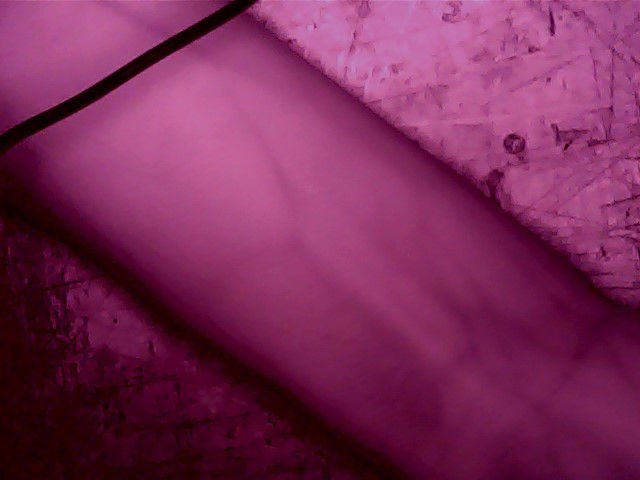
#> input picture eugeneVein.jpg, 640 x 480 px, found by its file name
$ python dilation.py
#> lines starting #> are read from the running program, lines starting #| are printed output that depends on the picture
"""
Created on Sat Feb 17 23:22:47 2018

@author: user
"""
import numpy as np
import matplotlib.pyplot as plt
import cv2

from scipy.ndimage import gaussian_filter
from skimage import data
from skimage import img_as_float
from skimage.morphology import reconstruction

# Convert to float: Important for subtraction later which won't work with uint8
image = cv2.imread('eugeneVein.JPG')
#> image is the input picture: shape (480, 640, 3); mean B, G, R 87.5, 42.4, 123.3
image = img_as_float(image)
image = gaussian_filter(image, 1)
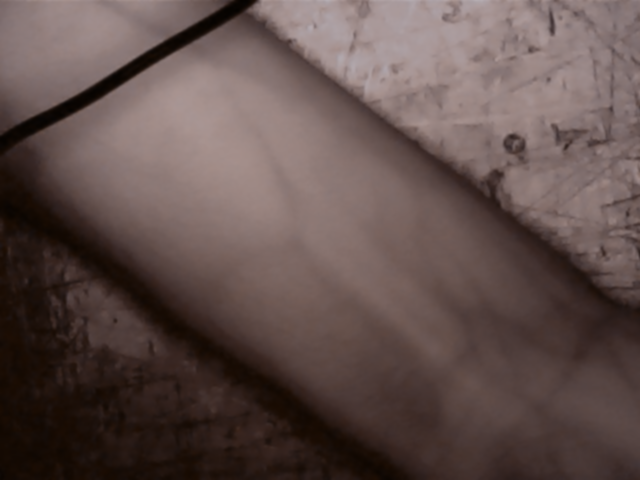
#> image: shape (480, 640, 3) float64; mean B, G, R 0.3, 0.313, 0.381

seed = np.copy(image)
seed[1:-1, 1:-1] = image.min()
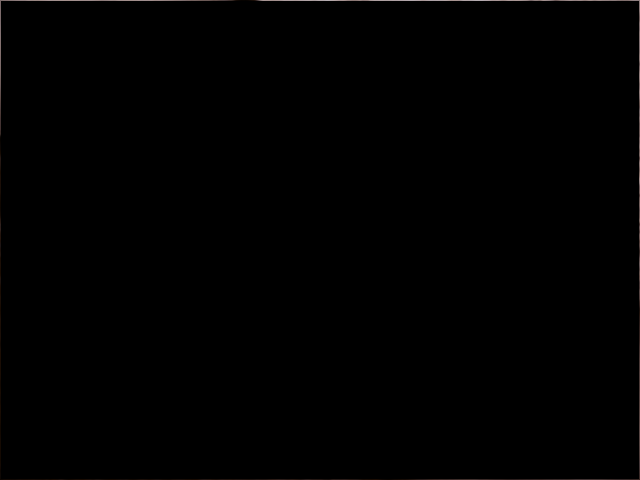
#> seed: shape (480, 640, 3) float64; mean B, G, R 0.00463, 0.00472, 0.00515
mask = image

dilated = reconstruction(seed, mask, method='dilation')
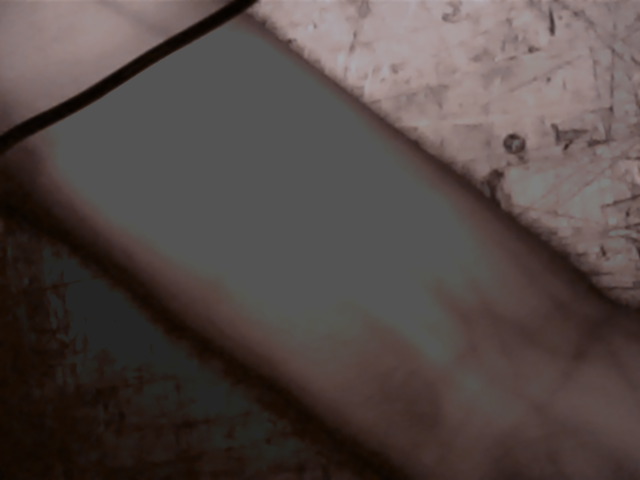
#> dilated: shape (480, 640, 3) float64; mean B, G, R 0.275, 0.285, 0.326

## Part 2 - subtractin dilated image
fig, (ax0, ax1, ax2) = plt.subplots(nrows=1,
                                    ncols=3,
                                    figsize=(8, 2.5),
                                    sharex=True,
                                    sharey=True)

ax0.imshow(image, cmap='gray')
ax0.set_title('original image')
ax0.axis('off')
ax0.set_adjustable('box-forced')

ax1.imshow(dilated, vmin=image.min(), vmax=image.max(), cmap='gray')
ax1.set_title('dilated')
ax1.axis('off')
ax1.set_adjustable('box-forced')

ax2.imshow(image - dilated, cmap='gray')
ax2.set_title('image - dilated')
ax2.axis('off')
ax2.set_adjustable('box-forced')

fig.tight_layout()
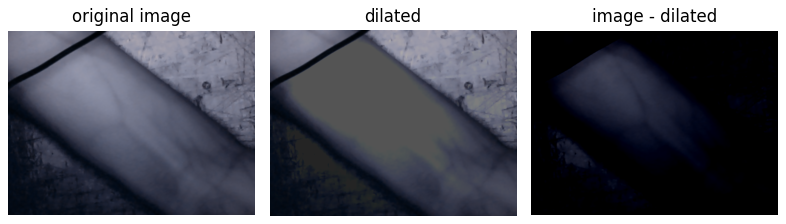
#> figure drawn by matplotlib, 3 panels; B, G, R data is drawn as R, G, B

$ run again, with myVein.JPG copied over eugeneVein.jpg
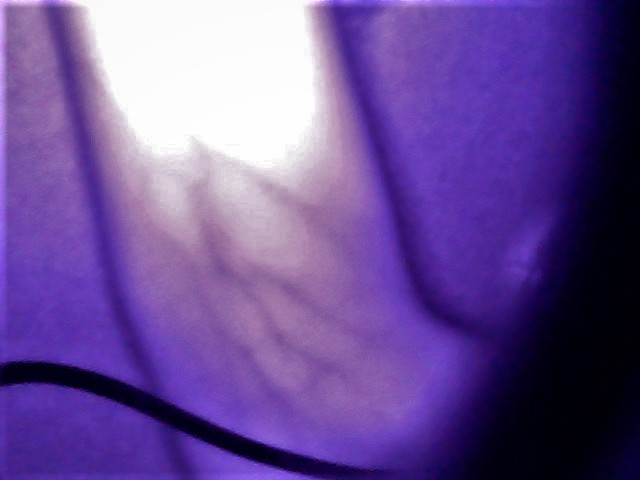
#> input picture myVein.JPG, 640 x 480 px, found by its file name
#> image is the input picture: shape (480, 640, 3); mean B, G, R 151.1, 79.8, 107.6
#> `seed[1:-1, 1:-1] = image.min()`:
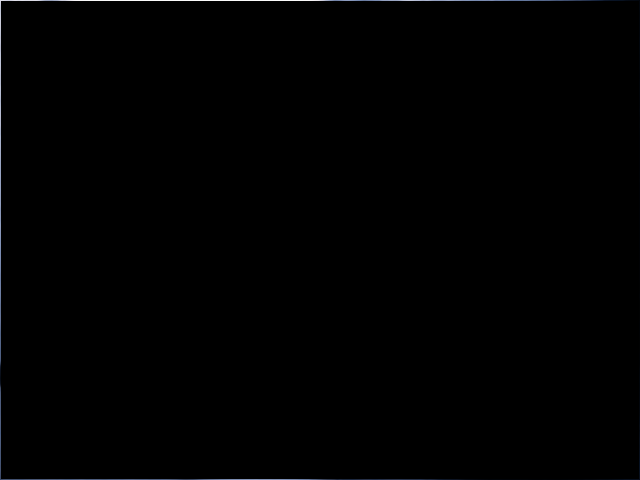
#> seed: shape (480, 640, 3) float64; mean B, G, R 0.00537, 0.00483, 0.00458
#> `fig.tight_layout()`:
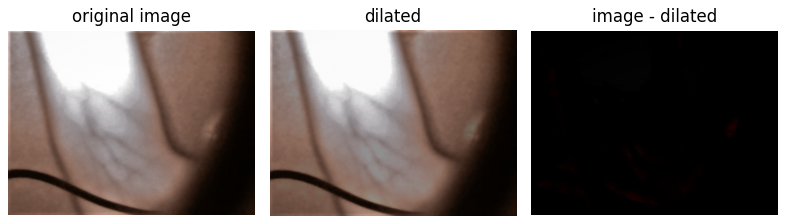
#> figure drawn by matplotlib, 3 panels; B, G, R data is drawn as R, G, B

$ run again, with stereoVeinL.JPG copied over eugeneVein.jpg
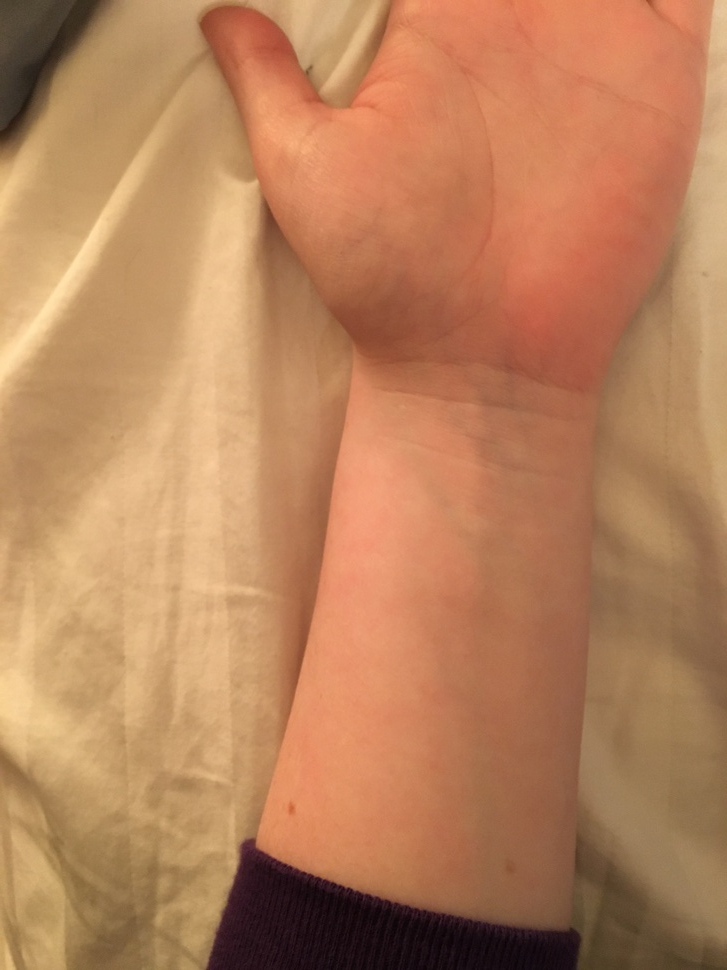
#> input picture stereoVeinL.JPG, 727 x 970 px, shrunk from 3024 x 4032 before the run, found by its file name
#> image is the input picture: shape (970, 727, 3); mean B, G, R 91.8, 130.1, 183.9
#> `dilated = reconstruction(seed, mask, method='dilation')`:
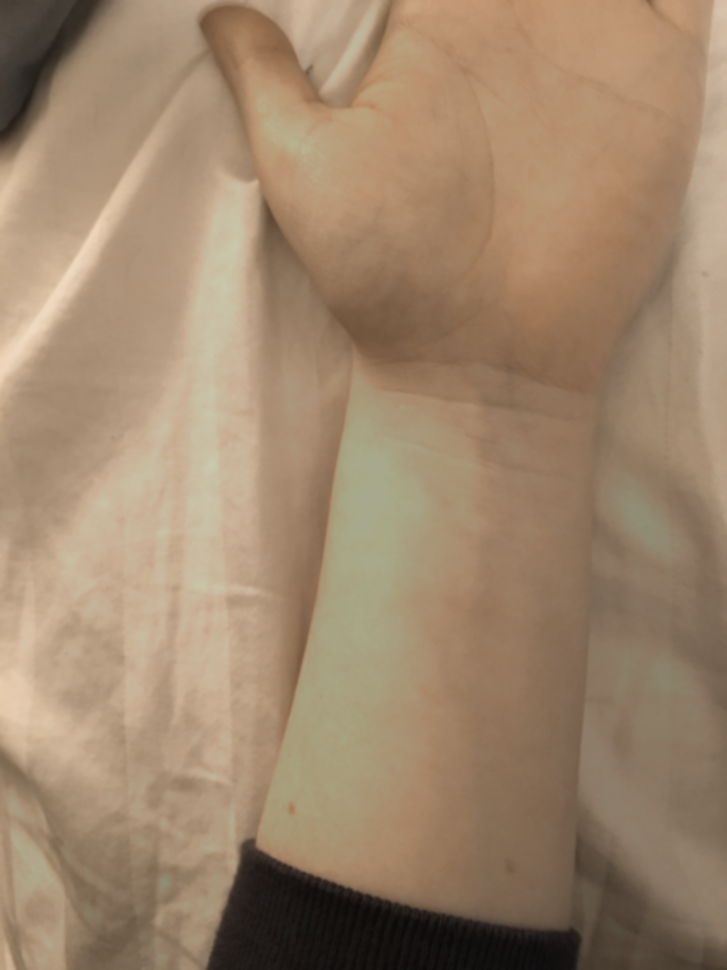
#> dilated: shape (970, 727, 3) float64; mean B, G, R 0.427, 0.528, 0.624
#> `fig.tight_layout()`:
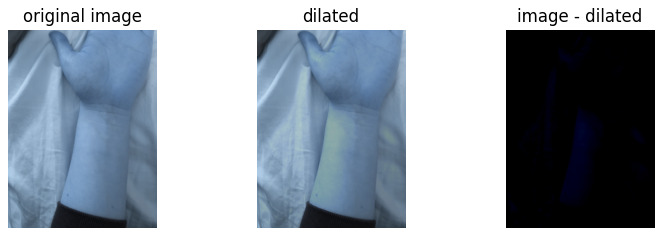
#> figure drawn by matplotlib, 3 panels; B, G, R data is drawn as R, G, B

$ run again, with stereoVeinR.JPG copied over eugeneVein.jpg
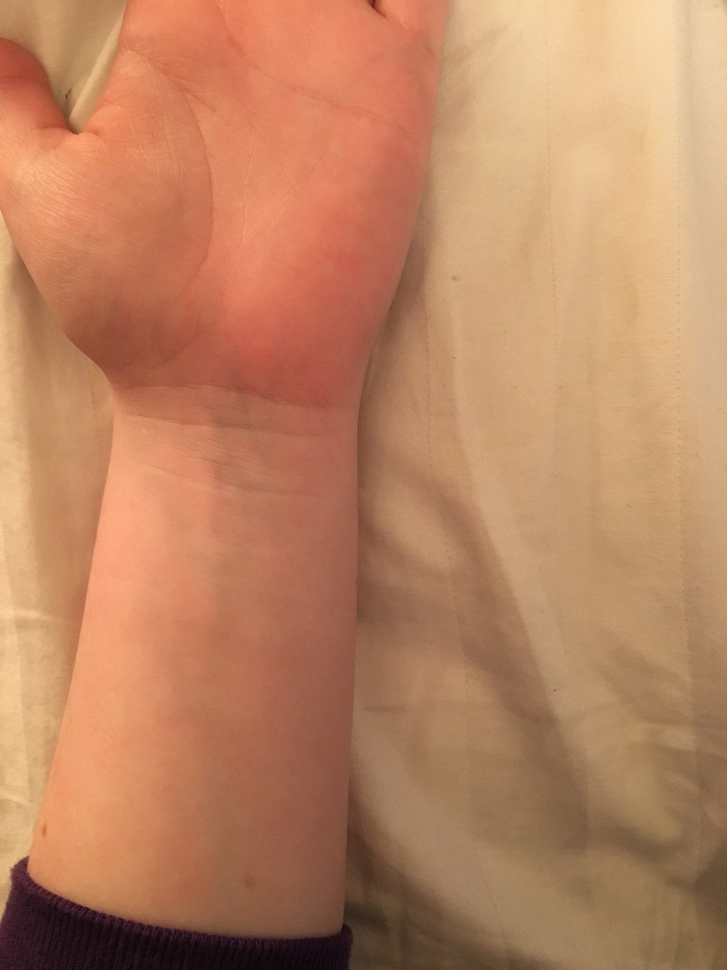
#> input picture stereoVeinR.JPG, 727 x 970 px, shrunk from 3024 x 4032 before the run, found by its file name
#> image is the input picture: shape (970, 727, 3); mean B, G, R 97.3, 131.7, 186.9
#> `seed[1:-1, 1:-1] = image.min()`:
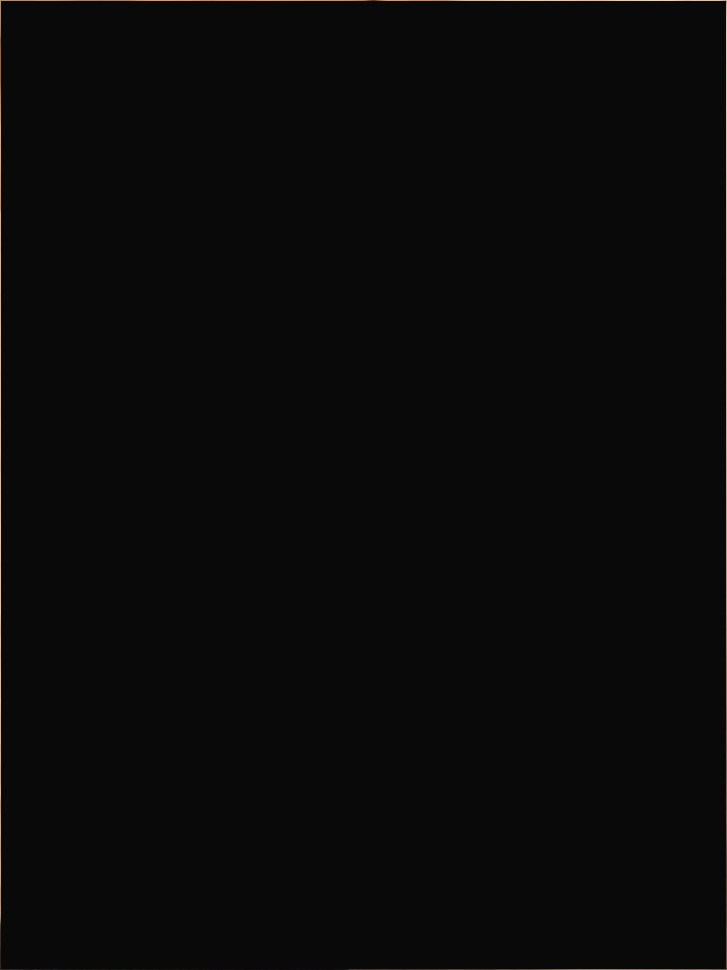
#> seed: shape (970, 727, 3) float64; mean B, G, R 0.0373, 0.0377, 0.0382
#> `fig.tight_layout()`:
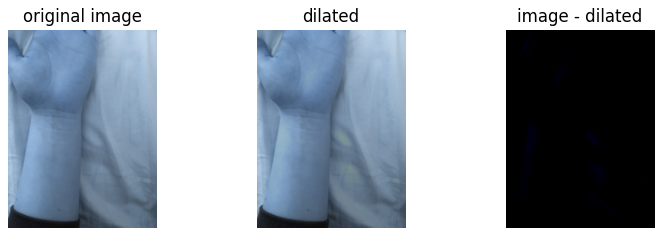
#> figure drawn by matplotlib, 3 panels; B, G, R data is drawn as R, G, B
